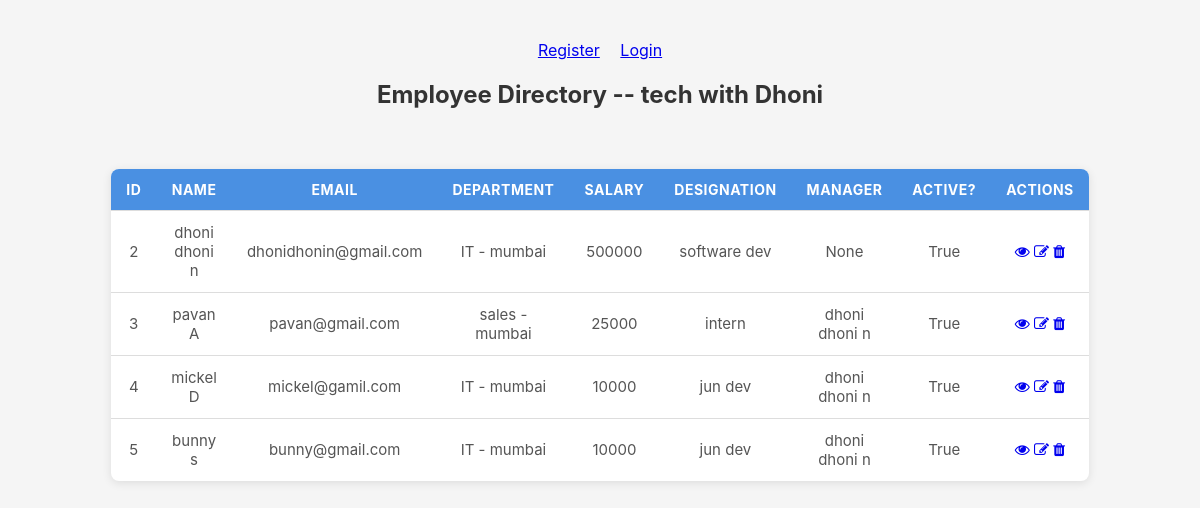
/, run on an earlier commit of the app's database.
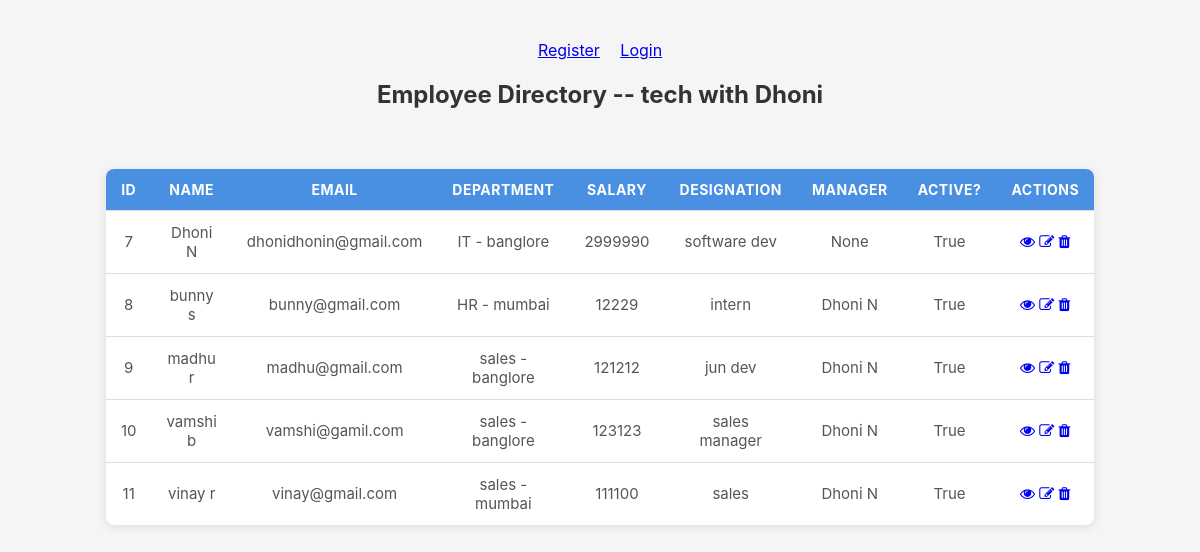
And on a later commit of the database.
### employees/models.py (models this page shows)
class Employee(models.Model):
    first_name = models.CharField(max_length=100)
    last_name = models.CharField(max_length=100)
    email = models.EmailField(unique=True)
    designation = models.CharField(max_length=100)
    image = models.ImageField(upload_to='emp_images',default='3.png')
    salary=models.IntegerField()
    joining_date = models.DateField()
    is_active = models.BooleanField(default=True)
    department = models.ForeignKey(Department, on_delete=models.SET_NULL, related_name='employees',blank=True, null=True)
    manager = models.ForeignKey('self', on_delete=models.SET_NULL,blank=True, null=True,)
    def __str__(self):
        return f"{self.first_name} {self.last_name}"
    def full_name(self):
        return f"{self.first_name} {self.last_name}"

class Department(models.Model):
    name = models.CharField(max_length=100)
    location = models.CharField(max_length=100)
    def __str__(self):
        return f"{self.name} - {self.location}"

### employees_main/views.py (the view)
# urls.py: 2. Add a URL to urlpatterns:  path('', views.home, name='home')
def home (request):
    employees = Employee.objects.all()
    context = {
        'employees': employees
    }
    return render(request,'home.html', context)

### templates/home.html (shortened to what this page needs)
{% load static %}
<!DOCTYPE html>
<html lang="en">
<head>
    <link rel="stylesheet" href="{% static 'css/style.css' %}">
    <link rel="stylesheet" href="https://cdnjs.cloudflare.com/ajax/libs/font-awesome/4.7.0/css/font-awesome.min.css">
</head>
<body>
    {% if not user.is_authenticated %}
    <a href="{% url 'register' %}" >Register</a>&emsp;
    <a href="{% url 'login' %}">Login</a>
    {% else %}
    your are logged in as {{ user.username }}
    <a href="{% url 'logout' %}">logout</a>
    {% endif %}
    <h2>Employee Directory -- tech with Dhoni</h2>
    <br><br>
<table>
    <thead>
        <tr>
            <th>ID</th>
            <th>Name</th>
            <th>Email</th>
            <th>Department</th>
            <th>Salary</th>
            <th>Designation</th>
            <th>Manager</th>
            <th>Active?</th>
            <th>Actions</th>
        </tr>
    </thead>
    <tbody>
        {% for e in employees %}
        <tr>
            <td>{{ e.id }}</td>
            <td>{{ e.full_name}}</td>
            <td>{{ e.email }}</td>
            <td>{{ e.department }}</td>
            <td>{{ e.salary }}</td>
            <td>{{ e.designation }}</td>
            <td>{{ e.manager }}</td>
            <td>{{ e.is_active }}</td>
            <td>
                <div>
                    <a href="{% url 'employee_detail' e.id %}"><i class="fa fa-eye"></i></a>
                    <a href="{% url 'edit_employee' e.id %}"><i class="fa fa-edit"></i></a>
                    <a href="{% url 'delete_employee' e.id %}"><i class="fa fa-trash"></i></a>
                </div>
            </td>
        </tr>
        {% endfor %}
    </tbody>
</table>
</body>
</html>

### employees_main/static/css/style.css (style rules this page uses)
body { font-family: "Inter", sans-serif; background: #f5f5f5; margin: 0; padding: 40px; text-align: center; }
h2 { margin-bottom: 20px; color: #333; }
table { margin: auto; border-collapse: collapse; width: 90%; max-width: 900px; background: white; border-radius: 8px; overflow: hidden; box-shadow: 0 2px 10px rgba(0, 0, 0, 0.1); }
thead { background: #4a90e2; color: white; }
th, td { padding: 12px 15px; border-bottom: 1px solid #ddd; }
th { text-transform: uppercase; font-size: 14px; letter-spacing: 0.5px; }
td { color: #555; font-size: 15px; }
tbody tr:last-child td { border-bottom: none; }

What changed in the data, as far as the page shows it:
removed Employee: id "2", full_name "dhoni dhoni n", email "dhonidhonin@gmail.com", department "IT - mumbai", salary "500000", designation "software dev", manager "None", is_active "True"
removed Employee: id "3", full_name "pavan A", email "pavan@gmail.com", department "sales - mumbai", salary "25000", designation "intern", manager "dhoni dhoni n", is_active "True"
removed Employee: id "4", full_name "mickel D", email "mickel@gamil.com", department "IT - mumbai", salary "10000", designation "jun dev", manager "dhoni dhoni n", is_active "True"
removed Employee: id "5", full_name "bunny s", email "bunny@gmail.com", department "IT - mumbai", salary "10000", designation "jun dev", manager "dhoni dhoni n", is_active "True"
added Employee: id "7", full_name "Dhoni N", email "dhonidhonin@gmail.com", department "IT - banglore", salary "2999990", designation "software dev", manager "None", is_active "True"
added Employee: id "8", full_name "bunny s", email "bunny@gmail.com", department "HR - mumbai", salary "12229", designation "intern", manager "Dhoni N", is_active "True"
added Employee: id "9", full_name "madhu r", email "madhu@gmail.com", department "sales - banglore", salary "121212", designation "jun dev", manager "Dhoni N", is_active "True"
added Employee: id "10", full_name "vamshi b", email "vamshi@gamil.com", department "sales - banglore", salary "123123", designation "sales manager", manager "Dhoni N", is_active "True"
added Employee: id "11", full_name "vinay r", email "vinay@gmail.com", department "sales - mumbai", salary "111100", designation "sales", manager "Dhoni N", is_active "True"
